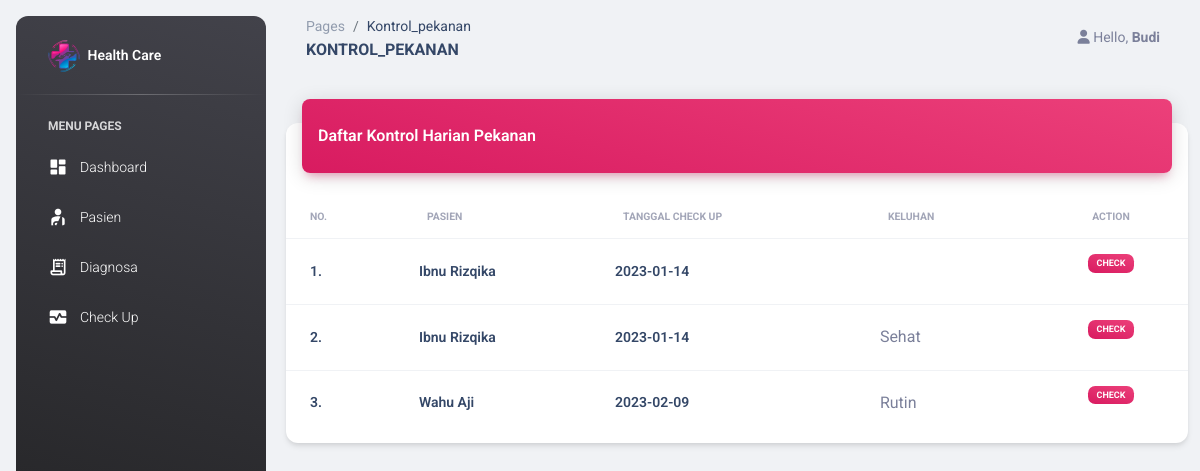
Page /index.php?page=kontrol_pekanan (signed in) on the committed database.
### tables this page shows
CREATE TABLE `kontrol_pekanan` (
  `id` int(11) NOT NULL,
  `nama_pasien` varchar(255) NOT NULL,
  `tanggal` date NOT NULL,
  `td` varchar(50) NOT NULL,
  `lp` varchar(50) NOT NULL,
  `bb` varchar(50) NOT NULL,
  `tb` varchar(50) NOT NULL,
  `imt` varchar(50) NOT NULL,
  `gula_darah` varchar(50) NOT NULL,
  `kolestrol` varchar(50) NOT NULL,
  `edukasi` varchar(50) NOT NULL,
  `catatan` varchar(50) NOT NULL
);

### models/m_pasien.php (called while the page is built, shortened)
<?php
class Pasien {
	private $mysqli;
	function __construct($conn) {
		$this->mysqli = $conn;
	}
	public function tampil_pekanan($id = null) {
		$db = $this->mysqli->conn;
		$sql = "SELECT * FROM kontrol_pekanan";
		$query = $db->query($sql) or die ($db->error);
		return $query;
	}
}
?>

### views/kontrol/kontrol_pekanan.php (the view)
<?php
include "models/m_pasien.php";
$psn = new Pasien($connection);
?>
<div class="container-fluid py-4">
    <div class="row">
        <div class="col-12">
            <div class="card my-4">
                <div class="card-header p-0 position-relative mt-n4 mx-3 z-index-2">
                    <div class="bg-gradient-primary shadow-primary border-radius-lg pt-4 pb-3">
                        <h6 class="text-white text-capitalize ps-3">Daftar Kontrol Harian Pekanan</h6>
                    </div>
                </div>
                <div class="card-body px-0 pb-2">
                    <div class="table-responsive p-0">
                        <table class="table align-items-center mb-0">
                            <thead>
                                <tr>
                                    <th class="text-uppercase text-secondary text-xxs font-weight-bolder opacity-7">No.</th>
                                    <th class="text-uppercase text-secondary text-xxs font-weight-bolder opacity-7">Pasien</th>
                                    <th class="text-uppercase text-secondary text-xxs font-weight-bolder opacity-7">Tanggal Check Up</th>
                                    <th class="text-uppercase text-secondary text-xxs font-weight-bolder opacity-7">Keluhan</th>
                                    <th class="text-uppercase text-secondary text-xxs font-weight-bolder opacity-7 text-center">Action</th>
                                </tr>
                            </thead>
                            <tbody>
                                <?php
                                $no = 1;
                                $tampil_pekanan = $psn->tampil_pekanan();
                                while($data = $tampil_pekanan->fetch_object()) {
                                ?>
                                <tr>
                                    <td>
                                        <div class="d-flex px-2 py-1">
                                            <div class="d-flex flex-column justify-content-center">
                                                <h6 class="mx-2 mb-0 text-sm"><?php echo $no++.".";?></h6>
                                            </div>
                                        </div>
                                    </td>
                                    <td>
                                        <div class="d-flex px-2 py-1">
                                            <div class="d-flex flex-column justify-content-center">
                                                <h6 class="mb-0 text-sm"><?php echo $data->nama_pasien;?></h6>
                                            </div>
                                        </div>
                                    </td>
                                    <td>
                                        <div class="d-flex px-2 py-1">
                                            <div class="d-flex flex-column justify-content-center">
                                                <h6 class="mb-0 text-sm"><?php echo $data->tanggal;?></h6>
                                            </div>
                                        </div>
                                    </td>
                                    <td class="text-center">
                                        <div class="d-flex px-2 py-1 text-center ">
                                            <div class="d-flex flex-column justify-content-center">
                                                <span class=" mb-0"><?php echo $data->catatan;?></span>
                                            </div>
                                        </div>
                                    </td>
                                    <td class="text-center">
                                        <a href="?page=cek_pekanan&id=<?php echo $data->id; ?>">
                                            <button type="button" class="btn btn-sm px-1">
                                                <span class="badge bg-gradient-primary">Check</span>
                                            </button>
                                        </a>
                                    </td>
                                </tr>
                                <?php
                                    }
                                ?>
                            </tbody>
                        </table>
                    </div>
                </div>
            </div>
        </div>
    </div>
</div>

### rows in the picture
kontrol_pekanan: nama_pasien "Ibnu Rizqika", tanggal "2023-01-14"
kontrol_pekanan: nama_pasien "Ibnu Rizqika", tanggal "2023-01-14", catatan "Sehat"
kontrol_pekanan: nama_pasien "Wahu Aji", tanggal "2023-02-09", catatan "Rutin"

### other values in the picture
$_GET['page'] "Kontrol_pekanan"
$_GET['page'] "KONTROL_PEKANAN"
